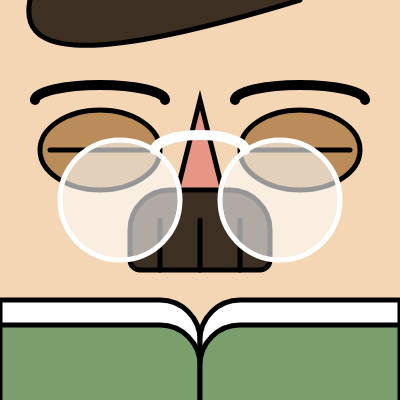
Frame 1 (no input)
Frame 60 (no input): identical to frame 1, image omitted
Frame 120 (the mouse pressed at the canvas centre since frame 60): identical to frame 1, image omitted

The p5.js sketch that drew this single still picture (run headless with seeded random() and noise() and a simulated clock; from frame 60 on, the mouse is pressed at the canvas centre):

// p5.js sketch
// ── sketch.js
function setup() {
  createCanvas(400, 400);

  background(244, 214, 181);

  //eyes
  strokeWeight(5);

  fill(185, 140, 90);

  ellipse(100, 150, 120, 80);

  ellipse(300, 150, 120, 80);

  //eyebrows
  noFill();

  strokeWeight(10);

  arc(100, 100, 130, 30, PI, TWO_PI);

  arc(300, 100, 130, 30, PI, TWO_PI);

  //eyes line
  strokeWeight(5);

  line(50, 150, 150, 150);

  line(250, 150, 350, 150);

  //book
  fill(255, 255, 255);

  rect(0, 300, 200, 200, 0, 40, 10, 10);

  rect(200, 300, 200, 200, 40, 0, 10, 10);

  fill(123, 158, 109);

  rect(0, 325, 200, 200, 0, 40, 10, 10);

  rect(200, 325, 200, 200, 40, 0, 10, 10);

  //nose
  fill(231, 150, 134);

  triangle(200, 100, 175, 200, 225, 200);

  //beard
  fill(62, 47, 35);

  rect(130, 190, 140, 80, 40, 40, 10, 10);

  line(160, 220, 160, 270);

  line(200, 220, 200, 270);

  line(240, 220, 240, 270);

  //hair
  fill(62, 47, 35);
  strokeWeight(5);
  bezier(30, 0, 20, 50, 70, 70, 300, 0);

  //eyeglasses
  strokeWeight(5);
  erase(150, 255);
  circle(120, 200, 120);
  circle(280, 200, 120);

  noFill();
  strokeWeight(10);
  arc(200, 150, 90, 30, PI, TWO_PI);
}

function draw() {}
